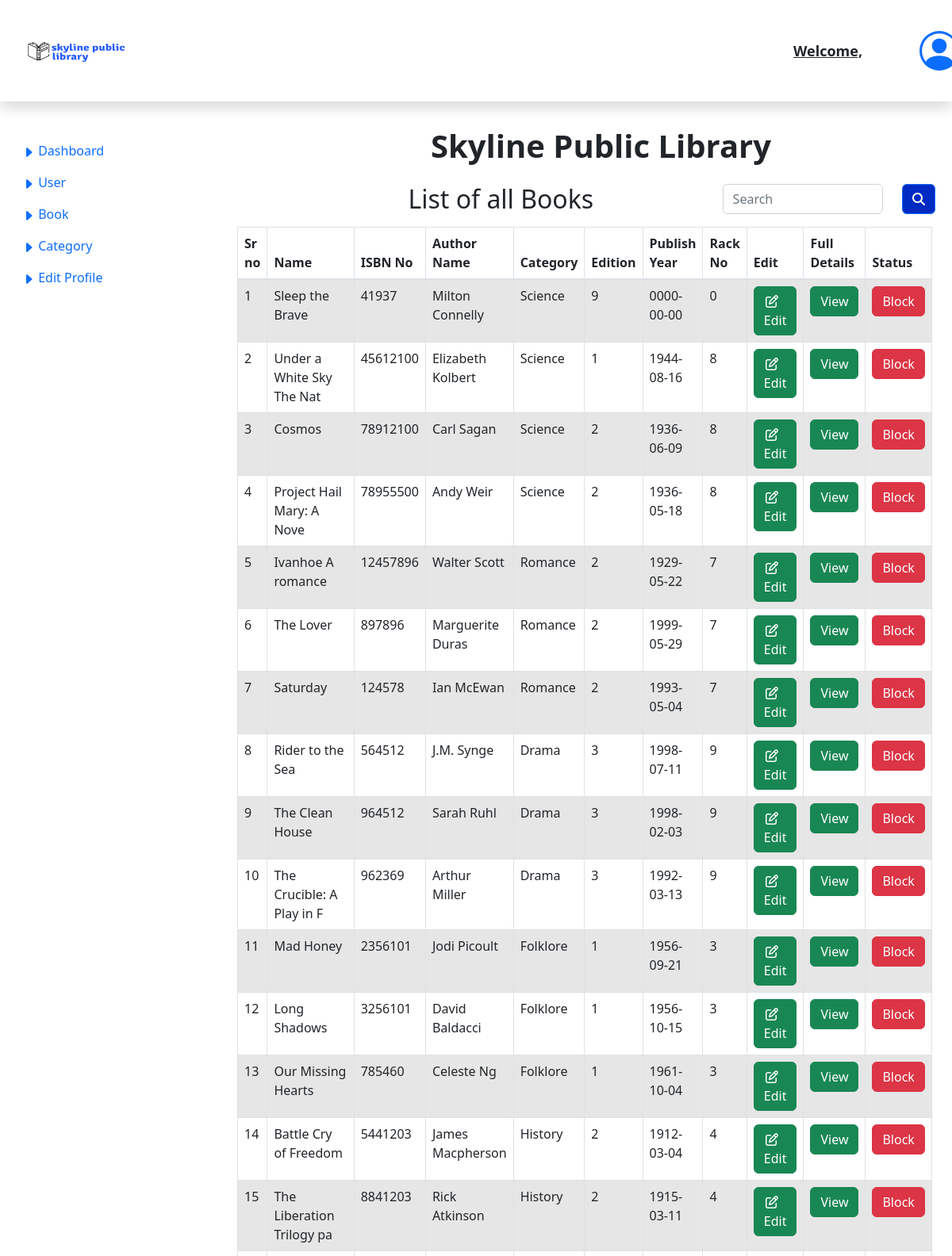
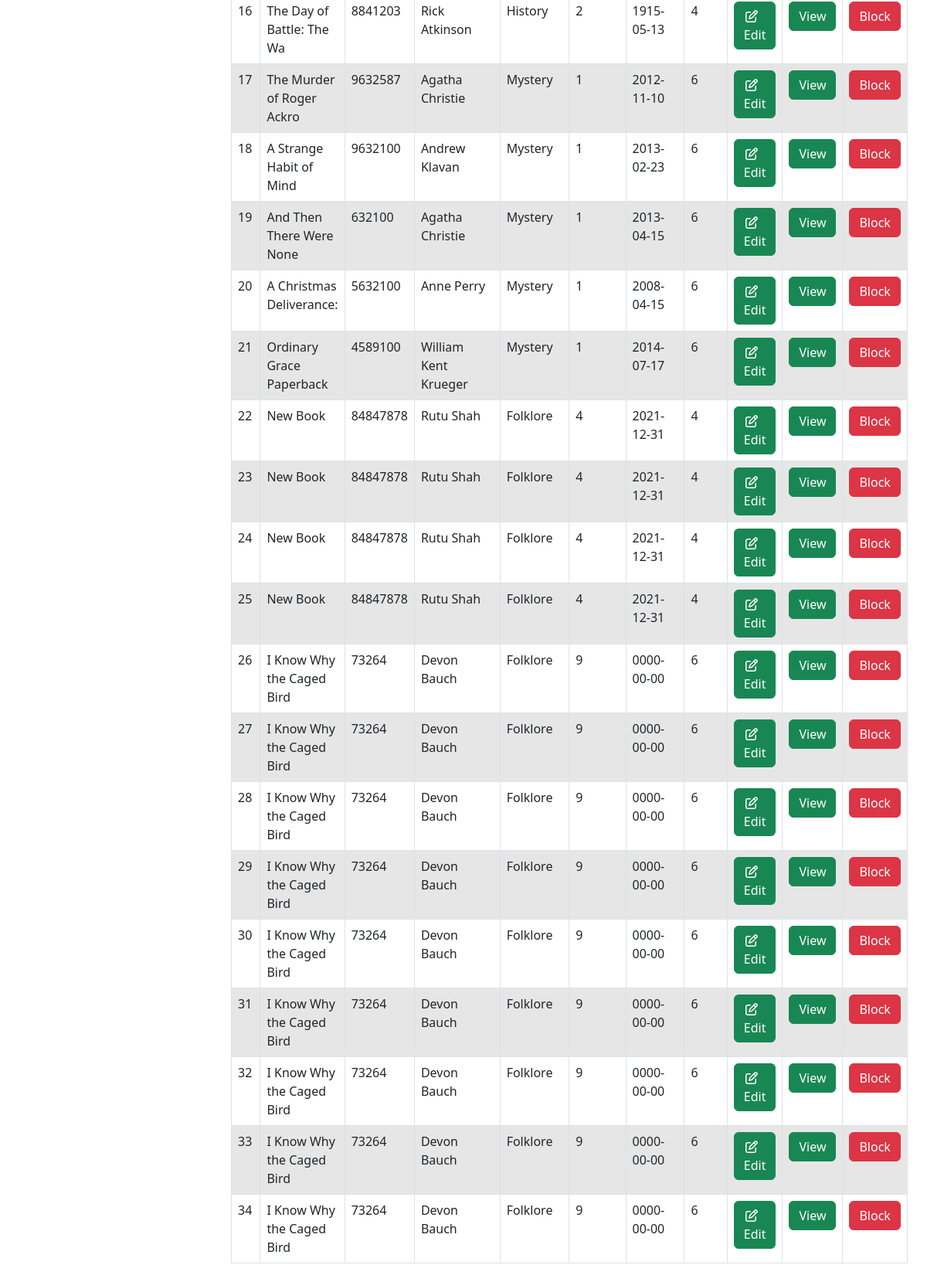
Screenshot of /staff/staff_view_all_book.php with the database file from the repository (2 pictures, top to bottom).
### tables this page shows
CREATE TABLE `book_detail` (
  `book_id` int(11) NOT NULL,
  `ISBN_number` int(11) NOT NULL,
  `book_name` varchar(25) NOT NULL,
  `author_name` varchar(25) NOT NULL,
  `book_price` float NOT NULL,
  `short_description` varchar(255) NOT NULL,
  `category_id` int(11) NOT NULL,
  `book_stock_status` tinyint(1) NOT NULL,
  `book_edition` varchar(25) NOT NULL,
  `publish_year` date NOT NULL,
  `rack_no` int(11) NOT NULL,
  `book_status` tinyint(1) NOT NULL,
  `e_book` varchar(255) NOT NULL,
  `book_image` varchar(255) NOT NULL
);

CREATE TABLE `category` (
  `category_id` int(11) NOT NULL,
  `category_name` varchar(25) NOT NULL,
  `category_status` int(15) DEFAULT NULL,
  `category_image` varchar(255) NOT NULL
);

### staff/staff_view_all_book.php (the view, shortened to what this page needs)
<!DOCTYPE html>
<html lang="en">
<head>
      <link rel="stylesheet" href="https://stackpath.bootstrapcdn.com/bootstrap/4.4.1/css/bootstrap.min.css">
      <link rel="stylesheet" href="https://cdnjs.cloudflare.com/ajax/libs/font-awesome/4.7.0/css/font-awesome.min.css">
      <link rel="stylesheet" type="text/css" href="../css/admin.css">
      <link rel="stylesheet" type="text/css" href="../css/styles.css">
</head>
<body>
<div class="header_sidebar">
        <?php include 'staff_header_sidebar.php';?>
    <div class="col-12 justify-content-center">
    <div class="main_content">
        <div class="dashboard">
            <h1><b>Skyline Public Library<b></h1>
        </div>
        <div class="row">
            <div class="col-4"></div>
                <div class="col-4">
                    <div class="h2">List of all Books</div>
                </div>
                <div class="col-4">
                    <div class="row">
                    <div class="col"></div>
                        <div class="col-8">
                            <input type="text" id="myInput" class="form-control searching" name = "" placeholder = "Search"  />
                        </div>
                        <div class="col-2">
                             <button type="button" class="btn btn-primary"><i class="fa fa-search"></i></button>
                        </div>
                    </div>
                </div>
        </div>
        <div class="row" class="overflow-auto">
        <div class="card-body userRequestList">
        <div class="card-body allBooksList">
            <div class="text-info m-1 p-1">
                <table class="table table-bordered table-striped table-hover" id="myTable">
                    <thead>
                        <tr>
                            <th scope="col">Sr no</th>
                            <th scope="col">Name</th>
                            <th scope="col">ISBN No</th>
                            <th scope="col">Author Name</th>
                            <th scope="col">Category</th>
                            <th scope="col">Edition</th>
                            <th scope="col">Publish Year</th>
                            <th scope="col">Rack No</th>
                            <th scope="col">Edit</th>
                            <th scope="col">Full Details</th>
                            <th scope="col">Status</th>
                        </tr>
                    </thead>
                    <tbody>
                    <?php
                        $sr_no = 0;
                        $get_all_books = mysqli_query($mysqli, "SELECT * FROM `book_detail` WHERE book_stock_status = '0'");
                        while($row = mysqli_fetch_array($get_all_books)){
                        $cat_id = $row['category_id'];
                        $category = "SELECT category_name FROM `category` WHERE category_id = $cat_id";
                        $category_result = mysqli_query($mysqli, $category) or die( mysqli_error($mysqli));
                        $category_row = mysqli_fetch_row($category_result);
                        $selected_category = $category_row[0];
                            $sr_no++;
                    ?>
                    <tr>
                        <td><?php echo $sr_no; ?></td>
                        <td><?php echo $row['book_name']; ?></td>
                        <td><?php echo $row['ISBN_number']; ?></td>
                        <td><?php echo $row['author_name']; ?></td>
                        <td><?php echo $selected_category; ?></td>
                        <td><?php echo $row['book_edition']; ?></td>
                        <td><?php echo $row['publish_year']; ?></td>
                        <td><?php echo $row['rack_no']; ?></td>
                        <td>
                            <?php
                                if($row['book_status'] == 1){ ?>
                                    <a href="edit_book.php?id=<?php echo $row['book_id'] ?>">
                                        <button class="btn btn-success "  disabled><i class="fa fa-edit"></i> &nbsp; Edit</button>
                                    </a>
                                <?php }else{ ?>
                                    <a href="edit_book.php?id=<?php echo $row['book_id'] ?>">
                                        <button class="btn btn-success "><i class="fa fa-edit"></i> &nbsp; Edit</button>
                                    </a>
                                <?php }?>
                        </td>
                        <td>
                            <?php
                                if($row['book_status'] == 1){ ?>
                                    <a href="viewFullBookDetail?profile_id=<?php echo $row['book_id']?>">
                                        <button class="btn btn-success"  disabled> View</button>
                                    </a>
                                <?php }else{ ?>
                                    <a href="viewFullBookDetail.php?profile_id=<?php echo $row['book_id']?>">
                                    <button class="btn btn-success" id="fullProfile">View</button>
                                </a>
                                <?php }
                                ?>
                        </td>
                        <td>
                            <div class="form-group row">
                                <div class="">
                                   <?php
                                      if($row['book_status'] == 1){ ?>
                                        <a href="blockBook.php?book_id=<?php echo $row['book_id'] ?>&book_status=0"><button class="btn btn-success" id="block">Unblock</button></a>
                                    <?php }else{ ?>
                                        <a href="blockBook.php?book_id=<?php echo $row['book_id'] ?>&book_status=1"><button class="btn btn-danger" id="block">Block</button></a>
                                    <?php }      ?>
                                </div>
                            </div>
                              </td>
                        </tr>
                    <?php } ?>
                    </tbody>
                </table>
            </div>
        </div>
                    </div>
                    </div>
                    </div>
    </div>
</body>
</html>

### css/admin.css (style rules this page uses)
.main_content { margin-top: 10rem; margin-left: 10rem; width: 85%; }
.dashboard h1 { margin-bottom: 1.5rem; margin-left: 23rem; }
.userRequestList { margin-left: 8rem; font-weight: normal; }
.searching { width: 8rem; }

### rows the page displays
book_detail: book_name "Sleep the Brave", ISBN_number "41937", author_name "Milton Connelly", category.category_name "Science", book_edition "9", publish_year "0000-00-00", rack_no "0"
book_detail: book_name "Under a White Sky The Nat", ISBN_number "45612100", author_name "Elizabeth Kolbert", category.category_name "Science", book_edition "1", publish_year "1944-08-16", rack_no "8"
book_detail: book_name "Cosmos", ISBN_number "78912100", author_name "Carl Sagan", category.category_name "Science", book_edition "2", publish_year "1936-06-09", rack_no "8"
book_detail: book_name "Project Hail Mary: A Nove", ISBN_number "78955500", author_name "Andy Weir", category.category_name "Science", book_edition "2", publish_year "1936-05-18", rack_no "8"
book_detail: book_name "Ivanhoe A romance", ISBN_number "12457896", author_name "Walter Scott", category.category_name "Romance", book_edition "2", publish_year "1929-05-22", rack_no "7"
book_detail: book_name "The Lover", ISBN_number "897896", author_name "Marguerite Duras", category.category_name "Romance", book_edition "2", publish_year "1999-05-29", rack_no "7"
book_detail: book_name "Saturday", ISBN_number "124578", author_name "Ian McEwan", category.category_name "Romance", book_edition "2", publish_year "1993-05-04", rack_no "7"
book_detail: book_name "Rider to the Sea", ISBN_number "564512", author_name "J.M. Synge", category.category_name "Drama", book_edition "3", publish_year "1998-07-11", rack_no "9"
book_detail: book_name "The Clean House", ISBN_number "964512", author_name "Sarah Ruhl", category.category_name "Drama", book_edition "3", publish_year "1998-02-03", rack_no "9"
book_detail: book_name "The Crucible: A Play in F", ISBN_number "962369", author_name "Arthur Miller", category.category_name "Drama", book_edition "3", publish_year "1992-03-13", rack_no "9"
book_detail: book_name "Mad Honey", ISBN_number "2356101", author_name "Jodi Picoult", category.category_name "Folklore", book_edition "1", publish_year "1956-09-21", rack_no "3"
book_detail: book_name "Long Shadows", ISBN_number "3256101", author_name "David Baldacci", category.category_name "Folklore", book_edition "1", publish_year "1956-10-15", rack_no "3"
book_detail: book_name "Our Missing Hearts", ISBN_number "785460", author_name "Celeste Ng", category.category_name "Folklore", book_edition "1", publish_year "1961-10-04", rack_no "3"
book_detail: book_name "Battle Cry of Freedom", ISBN_number "5441203", author_name "James Macpherson", category.category_name "History", book_edition "2", publish_year "1912-03-04", rack_no "4"
book_detail: book_name "The Liberation Trilogy pa", ISBN_number "8841203", author_name "Rick Atkinson", category.category_name "History", book_edition "2", publish_year "1915-03-11", rack_no "4"
book_detail: book_name "The Day of Battle: The Wa", ISBN_number "8841203", author_name "Rick Atkinson", category.category_name "History", book_edition "2", publish_year "1915-05-13", rack_no "4"
book_detail: book_name "The Murder of Roger Ackro", ISBN_number "9632587", author_name "Agatha Christie", category.category_name "Mystery", book_edition "1", publish_year "2012-11-10", rack_no "6"
book_detail: book_name "A Strange Habit of Mind", ISBN_number "9632100", author_name "Andrew Klavan", category.category_name "Mystery", book_edition "1", publish_year "2013-02-23", rack_no "6"
book_detail: book_name "And Then There Were None", ISBN_number "632100", author_name "Agatha Christie", category.category_name "Mystery", book_edition "1", publish_year "2013-04-15", rack_no "6"
book_detail: book_name "A Christmas Deliverance:", ISBN_number "5632100", author_name "Anne Perry", category.category_name "Mystery", book_edition "1", publish_year "2008-04-15", rack_no "6"
book_detail: book_name "Ordinary Grace Paperback", ISBN_number "4589100", author_name "William Kent Krueger", category.category_name "Mystery", book_edition "1", publish_year "2014-07-17", rack_no "6"
book_detail: book_name "New Book", ISBN_number "84847878", author_name "Rutu Shah", category.category_name "Folklore", book_edition "4", publish_year "2021-12-31", rack_no "4"
book_detail: book_name "New Book", ISBN_number "84847878", author_name "Rutu Shah", category.category_name "Folklore", book_edition "4", publish_year "2021-12-31", rack_no "4"
book_detail: book_name "New Book", ISBN_number "84847878", author_name "Rutu Shah", category.category_name "Folklore", book_edition "4", publish_year "2021-12-31", rack_no "4"
book_detail: book_name "New Book", ISBN_number "84847878", author_name "Rutu Shah", category.category_name "Folklore", book_edition "4", publish_year "2021-12-31", rack_no "4"
book_detail: book_name "I Know Why the Caged Bird", ISBN_number "73264", author_name "Devon Bauch", category.category_name "Folklore", book_edition "9", publish_year "0000-00-00", rack_no "6"
book_detail: book_name "I Know Why the Caged Bird", ISBN_number "73264", author_name "Devon Bauch", category.category_name "Folklore", book_edition "9", publish_year "0000-00-00", rack_no "6"
book_detail: book_name "I Know Why the Caged Bird", ISBN_number "73264", author_name "Devon Bauch", category.category_name "Folklore", book_edition "9", publish_year "0000-00-00", rack_no "6"
book_detail: book_name "I Know Why the Caged Bird", ISBN_number "73264", author_name "Devon Bauch", category.category_name "Folklore", book_edition "9", publish_year "0000-00-00", rack_no "6"
book_detail: book_name "I Know Why the Caged Bird", ISBN_number "73264", author_name "Devon Bauch", category.category_name "Folklore", book_edition "9", publish_year "0000-00-00", rack_no "6"
book_detail: book_name "I Know Why the Caged Bird", ISBN_number "73264", author_name "Devon Bauch", category.category_name "Folklore", book_edition "9", publish_year "0000-00-00", rack_no "6"
book_detail: book_name "I Know Why the Caged Bird", ISBN_number "73264", author_name "Devon Bauch", category.category_name "Folklore", book_edition "9", publish_year "0000-00-00", rack_no "6"
book_detail: book_name "I Know Why the Caged Bird", ISBN_number "73264", author_name "Devon Bauch", category.category_name "Folklore", book_edition "9", publish_year "0000-00-00", rack_no "6"
book_detail: book_name "I Know Why the Caged Bird", ISBN_number "73264", author_name "Devon Bauch", category.category_name "Folklore", book_edition "9", publish_year "0000-00-00", rack_no "6"
